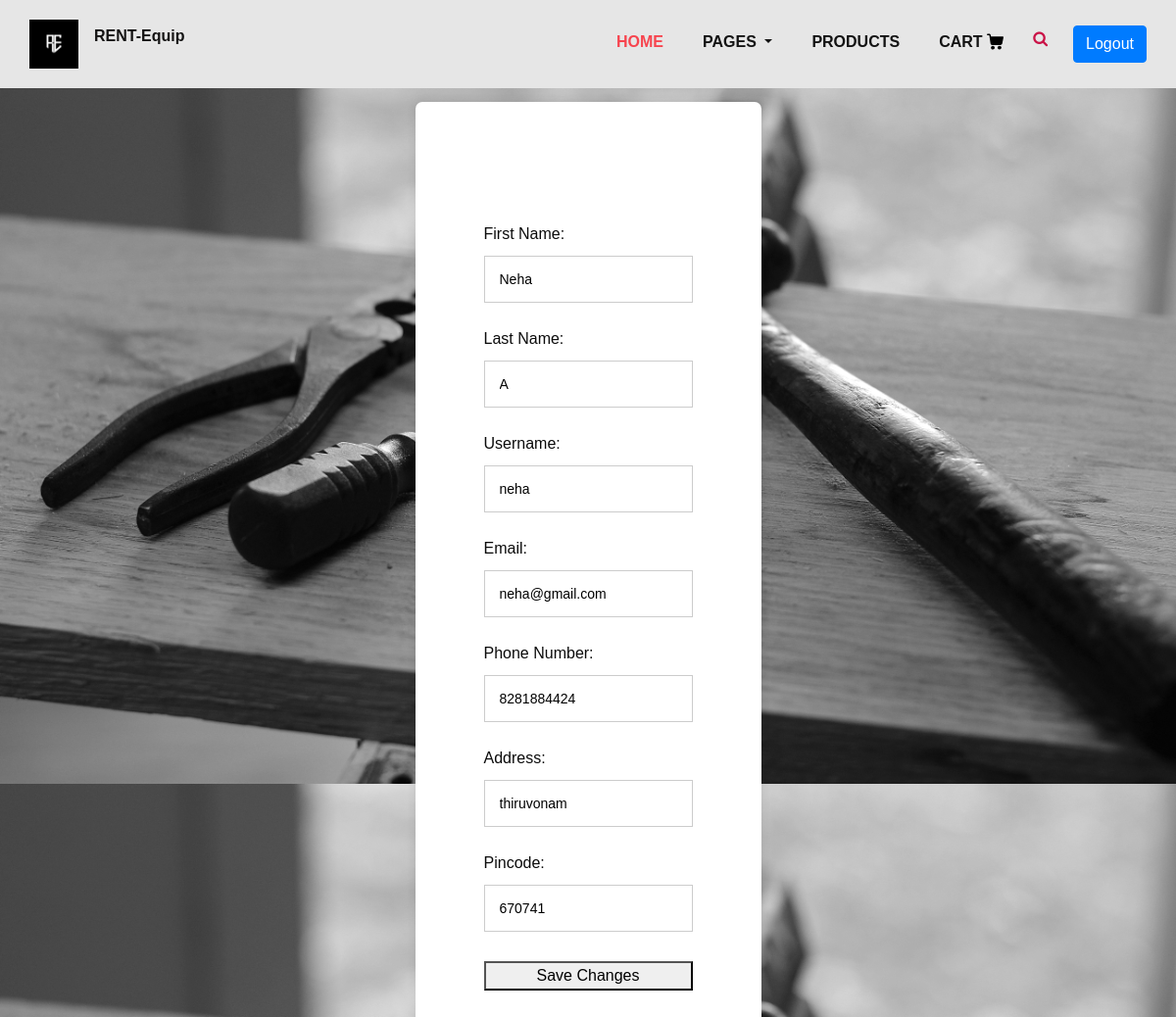
The app's page /account (signed in) with its own data.
### home/models.py (models this page shows, shortened)
class CustomUser(AbstractUser):
    usertype = models.CharField(max_length=20)  # Add any additional fields you need

class UserProfile(models.Model):
    user = models.OneToOneField(settings.AUTH_USER_MODEL, on_delete=models.CASCADE, primary_key=True)
    address = models.CharField(max_length=100)
    pincode = models.CharField(max_length=20)
    phone_number = models.CharField(max_length=20)

### home/views.py (the view, shortened to what this page needs)
# urls.py: path('account',views.account,name="account"),
@never_cache
@login_required
def account(request):
    user_profile, created = UserProfile.objects.get_or_create(user=request.user if request.user.is_authenticated else None)
    context = {
        'user_profile': user_profile
    }
    return render(request, 'account.html', context)

### templates/account.html (shortened to what this page needs)
{% load static %}
<!DOCTYPE html>
<html>
   <head>
      <link rel="stylesheet" type="text/css" href="{% static '/css/bootstrap.css' %}" />
      <link href="{% static '/css/font-awesome.min.css' %}" rel="stylesheet" />
      <link href="{% static '/css/style.css' %}" rel="stylesheet" />
      <link href="{% static '/css/responsive.css' %}" rel="stylesheet" />
   </head>
   <body>
      <div class="hero_area">
         <header class="header_section">
            <div class="container">
               <nav class="navbar navbar-expand-lg custom_nav-container ">
                  <a class="navbar-brand" href="index.html"><img width="50" src="{% static '/images/reimage.png' %}" alt="#" /></a><p><b>RENT-Equip</b></p>
                  <div class="collapse navbar-collapse" id="navbarSupportedContent">
                     <ul class="navbar-nav">
                        <li class="nav-item active">
                           <a class="nav-link" href="index.html">Home <span class="sr-only">(current)</span></a>
                        </li>
                       <li class="nav-item dropdown">
                           <a class="nav-link dropdown-toggle" href="#" data-toggle="dropdown" role="button" aria-haspopup="true" aria-expanded="true"> <span class="nav-label">Pages </a>
                        </li>
                        <li class="nav-item">
                           <a class="nav-link" href="product">Products</a>
                        </li>
                        <li class="nav-item">
                           <a class="nav-link" href="cart">Cart
                           </a>
                        </li>
                        <form class="form-inline">
                           <a href="product" class="btn  my-2 my-sm-0 nav_search-btn" >
                           <i class="fa fa-search" aria-hidden="true"></i>
                           </a>
                        </form>
                        <li class="nav-item">
                        {% if user.is_authenticated %}
                        <a href="logout" class="btn btn-primary ml-lg-3">Logout</a>
                        {% else %}
                        <a href="login.html" class="btn btn-primary ml-lg-3">Login/Register</a>
                        {%endif%}
                        </li>
                     </ul>
                  </div>
               </nav>
            </div>
         </header>
         <br><br>
          <br><br>
           <br><br>
            <br><br>
             <br><br>
              <br><br>
               <br><br>
               <br><br>
</head>
<body>
    <div class="container">
        <div class="profile-form">
            <form id="profile-form" method="post" action="#">
                <br><br>
    <label for="first-name">First Name:</label>
    <input type="text" id="first-name" name="first_name" value="{{ user.first_name }}" required>
    <label for="last-name">Last Name:</label>
    <input type="text" id="last-name" name="last_name" value="{{ user.last_name }}" required>
    <label for="username">Username:</label>
    <input type="text" id="username" name="username" value="{{ user.username }}" required>
    <label for="email">Email:</label>
    <input type="email" id="email" name="email" value="{{ user.email }}" required>
    <label for="phone-number">Phone Number:</label>
    <input type="number" id="phone-number" name="phone_number" value="{{ user_profile.phone_number }}" required>
    <label for="address">Address:</label>
    <input type="text" id="address" name="address" value="{{ user_profile.address }}" required>
    <label for="pincode"> Pincode:</label>
    <input type="number" id="pincode" name="pincode" value="{{ user_profile.pincode }}" required>
    <button type="submit" id="save-button">Save Changes</button>
            </form>
        </div>
    </div>
</body>
</html>

### static/css/style.css (style rules this page uses)
* { box-sizing: border-box; }
body { font-family: 'Montserrat', sans-serif; color: #0c0c0c; background-color: #ffffff; overflow-x: hidden; background-size: cover; }
header { position: fixed; top: 0; left: 0; width: 100%; background-color: #e6e6e6; color: #141313; padding: 10px; z-index: 100; }
a, a:hover, a:focus { text-decoration: none; }
.btn, .btn:focus { outline: none !important; -webkit-box-shadow: none; box-shadow: none; }
.hero_area { position: relative; min-height: 100vh; display: -webkit-box; display: -ms-flexbox; display: flex; -webkit-box-orient: vertical; -webkit-box-direction: normal; -ms-flex-direction: column; flex-direction: column; }
.header_section { padding: 15px 0; }
.navbar-brand { font-family: 'Playfair Display', serif; }
.custom_nav-container { padding: 0; }
.custom_nav-container .navbar-nav { margin-left: auto; }
.custom_nav-container .navbar-nav .nav-item .nav-link { padding: 5px 20px; color: #131313; text-align: center; text-transform: uppercase; border-radius: 5px; -webkit-transition: all 0.3s; transition: all 0.3s; font-weight: 700; }
.custom_nav-container .navbar-nav .nav-item .nav-link svg { width: 17px; height: auto; fill: #000000; margin-bottom: 2px; }
.custom_nav-container .navbar-nav .nav-item:hover .nav-link, .custom_nav-container .navbar-nav .nav-item.active .nav-link { color: #f7444e; }
.custom_nav-container .nav_search-btn { width: 35px; height: 35px; padding: 0; border: none; color: #ca1347; }
form input { background: #fff; border: solid #ccc 1px; padding: 15px 15px; width: 100%; font-size: 14px; margin-bottom: 20px; line-height: normal; }

### static/css/responsive.css (style rules this page uses)
@media (min-width: 1200px) { .container { max-width: 1170px; } }

### records on screen
CustomUser: first_name "Neha", last_name "A", username "neha", email "neha@gmail.com"
UserProfile: phone_number "8281884424", address "thiruvonam", pincode "670741"
